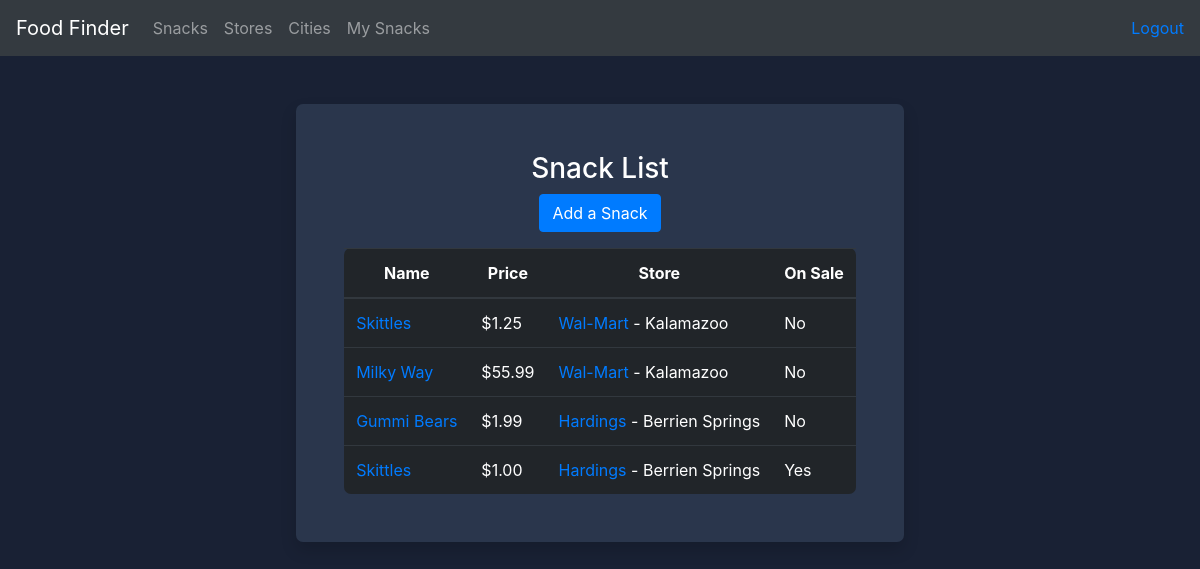
The app's page /food/snack_list/ (signed in), older data.
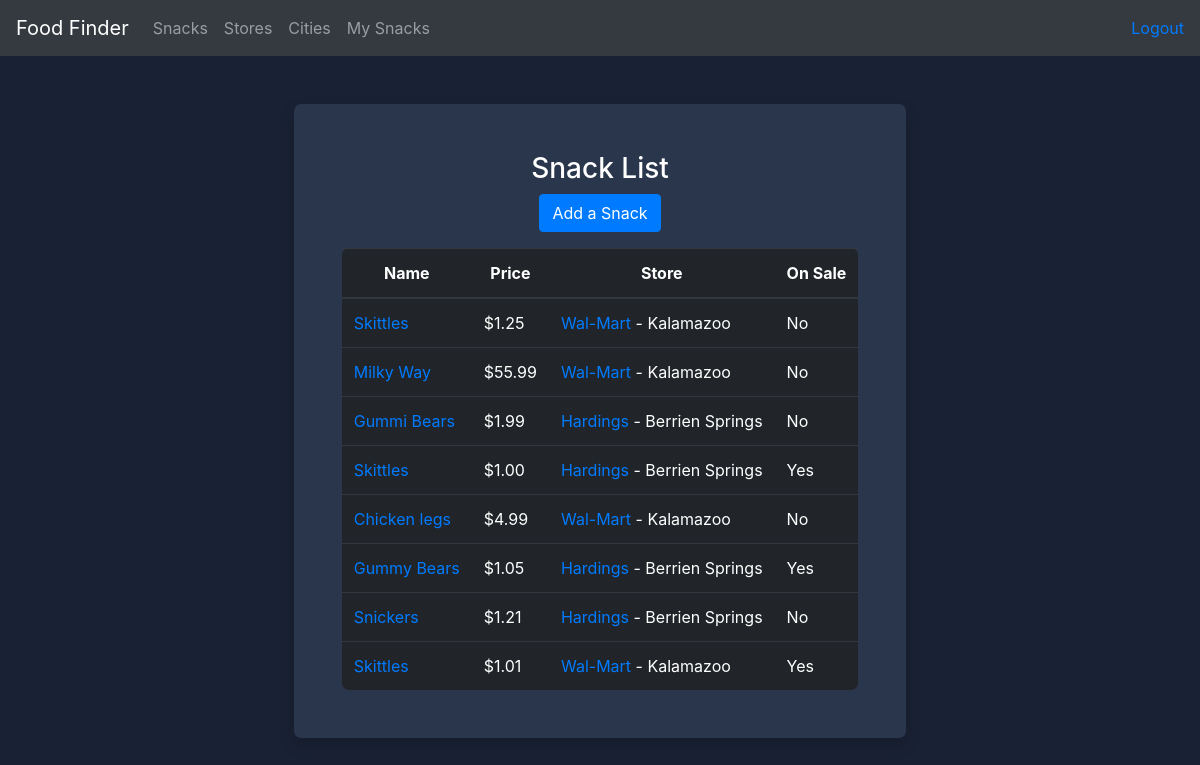
The same page, newer data.
### food/models.py (models this page shows, shortened)
class Snack(models.Model):
    store = models.ForeignKey(Store, on_delete=models.CASCADE)
    name = models.CharField(max_length=255)
    price = models.DecimalField(default=1.00, decimal_places=2, max_digits=6)
    date_found = models.DateTimeField(auto_now_add=True, blank=True)
    sale = models.BooleanField(default=False)
    snack_author = models.ForeignKey(settings.AUTH_USER_MODEL, on_delete=models.CASCADE, null=True)
    def __str__(self):
        return f'%s' % self.name

class Store(models.Model):
    name = models.CharField(max_length=255)
    city = models.CharField(max_length=255)
    def __str__(self):
        return f'%s' % self.name

### food/views.py (the view)
# urls.py: path('snack_list/', views.snack_list, name='snack_list'),
@login_required()
def snack_list(request):
    snacks = Snack.objects.all()[:25]
    template = loader.get_template('food/snack_list.html')
    context = {
        'snacks': snacks
    }
    return HttpResponse(template.render(context, request))

### food/templates/food/snack_list.html
{% extends 'food/base.html' %}
{% block content %}
    <div class="row justify-content-center mt-5">
        <div class="text-center shadow justify-content-center">
            <div class="m-5">
                <h3 class="mb-2">Snack List</h3>
             <a class="text-white btn btn-md btn-primary mb-3" href="{% url 'food:create_snack' %}">Add a Snack</a>
                {% if snacks %}
                    <table class="table table-dark">
                    <thead>
                        <tr>
                            <th scope="col">Name</th>
                            <th scope="col">Price</th>
                            <th scope="col">Store</th>
                            <th scope="col">On Sale</th>
                        </tr>
                      </thead>
                   <tbody>
                        {% for snack in snacks %}
                            <tr class="text-left">
                                <td><a href="{% url 'food:snack_details' snack.id %}">{{ snack }}</a></td>
                                <td>${{ snack.price }}</td>
                                <td><a href="{% url 'food:store_details' snack.store.id %}"> {{ snack.store }}</a> - <a class="text-white" href="{% url 'food:city_details' snack.store.id %}">{{ snack.store.city }}</a></td>
                                <td>{% if snack.sale %} Yes {% else %} No {% endif %}</td>
                            </tr>
                        {% endfor %}
                   </tbody>
                    </table>
                {% endif %}
            </div>
        </div>
    </div>
{% endblock %}

### food/templates/food/base.html (shortened to what this page needs)
{% load staticfiles %}
<!doctype html>
<html lang="en">
<head>
    <link rel="stylesheet" href="https://stackpath.bootstrapcdn.com/bootstrap/4.1.3/css/bootstrap.min.css"
>
    <link rel="stylesheet" type="text/css" href="{% static 'css/custom-styles.css' %}">
</head>
<header>
<nav class="navbar navbar-expand-lg navbar-dark bg-dark">
    <a class="navbar-brand" href="{% url 'food:index' %}">Food Finder</a>
    <div class="collapse navbar-collapse" id="navbarNav">
        <ul class="navbar-nav">
            <li class="nav-item">
                <a class="nav-link" href="{% url 'food:snack_list' %}">Snacks</a>
            </li>
            <li class="nav-item">
                <a class="nav-link" href="{% url 'food:store_list' %}">Stores</a>
            </li>
            <li class="nav-item">
                <a class="nav-link" href="{% url 'food:cities' %}">Cities</a>
            </li>
            {% if user.is_authenticated %}
                <li class="nav-item">
                    <a class="nav-link" href="{% url 'food:my_snacks' %}">My Snacks</a>
                </li>
            {% endif %}
        </ul>
        {% if user.is_authenticated %}
        <ul class="navbar-nav ml-auto">
            <li>
                <a href="{% url 'logout' %}">Logout</a>
            </li>
        </ul>
        {% endif %}
    </div>
</nav>
</header>
<body>
{% block content %}
{% endblock content %}
</body>
</html>

### static/css/custom-styles.css (style rules this page uses)
body { background-color: #192134; color: white; }
.shadow { background-color: #2A364C; border-radius: 7px; }
.table-dark { border-radius: 7px; }

Row changes from the older to the newer data that the page shows:
added Snack: name "Chicken legs", price "4.99", store "Wal-Mart", store.city "Kalamazoo", sale "No"
added Snack: name "Gummy Bears", price "1.05", store "Hardings", store.city "Berrien Springs", sale "Yes"
added Snack: name "Snickers", price "1.21", store "Hardings", store.city "Berrien Springs", sale "No"
added Snack: name "Skittles", price "1.01", store "Wal-Mart", store.city "Kalamazoo", sale "Yes"
